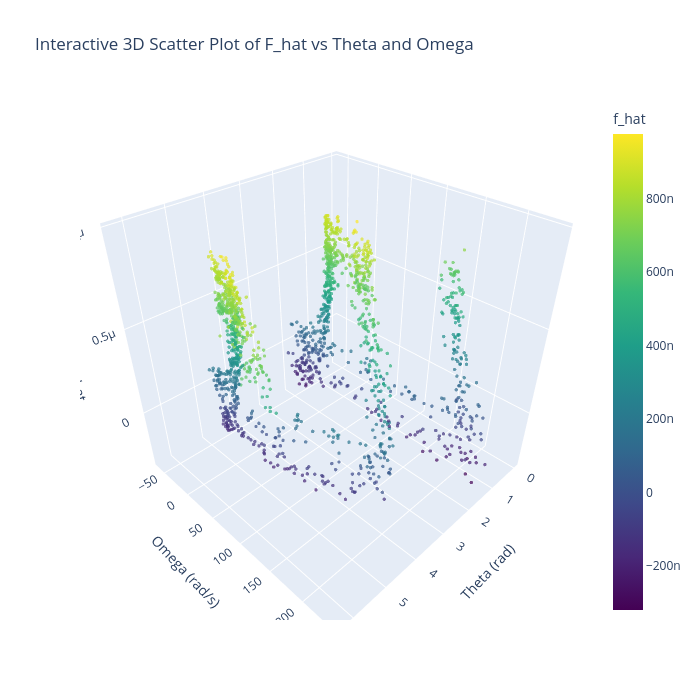

Notebook cell for this chart:
### Code cell
# Interactive 3D scatter plot
%pip install plotly -q
import plotly.express as px
import pandas as pd

# Create a DataFrame for Plotly
df_plot = pd.DataFrame({
    'theta': theta,
    'omega': omega,
    'f_hat': F_hat
})

# Clean NaNs for plotting, just in case
df_plot_clean = df_plot.dropna()

fig = px.scatter_3d(
    df_plot_clean,
    x='theta',
    y='omega',
    z='f_hat',
    color='f_hat',
    color_continuous_scale='Viridis',
    opacity=0.7,
    title='Interactive 3D Scatter Plot of F_hat vs Theta and Omega',
)
fig.update_layout(scene=dict(
    xaxis_title='Theta (rad)',
    yaxis_title='Omega (rad/s)',
    zaxis_title='F_hat'
))


# Set the size to be a 700x700 square
fig.update_layout(
    width=700,
    height=700,
    scene=dict(
        xaxis_title='Theta (rad)',
        yaxis_title='Omega (rad/s)',
        zaxis_title='F_hat'
    )
)
# Set the marker size here (e.g., 2). You can change this value.
fig.update_traces(marker_size=2)

fig.show()

### Figure 1 — Plotly figure (JSON) as saved in the notebook; plotly's stock layout.template omitted (floating-point values rounded to 4 significant figures; data arrays with more than 128 entries replaced by an {"elided": "..."} marker saying what was removed)
{"data": [{"hovertemplate": "theta=%{x}<br>omega=%{y}<br>f_hat=%{marker.color}<extra></extra>", "legendgroup": "", "marker": {"color": {"elided": "1670 float values"}, "coloraxis": "coloraxis", "opacity": 0.7, "size": 2, "symbol": "circle"}, "mode": "markers", "name": "", "scene": "scene", "showlegend": false, "type": "scatter3d", "x": {"elided": "1670 float values"}, "y": {"elided": "1670 float values"}, "z": {"elided": "1670 float values"}}], "layout": {"coloraxis": {"colorbar": {"title": {"text": "f_hat"}}, "colorscale": [[0, "#440154"], [0.1111, "#482878"], [0.2222, "#3e4989"], [0.3333, "#31688e"], [0.4444, "#26828e"], [0.5556, "#1f9e89"], [0.6667, "#35b779"], [0.7778, "#6ece58"], [0.8889, "#b5de2b"], [1, "#fde725"]]}, "height": 700, "legend": {"tracegroupgap": 0}, "scene": {"domain": {"x": [0, 1], "y": [0, 1]}, "xaxis": {"title": {"text": "Theta (rad)"}}, "yaxis": {"title": {"text": "Omega (rad/s)"}}, "zaxis": {"title": {"text": "F_hat"}}}, "title": {"text": "Interactive 3D Scatter Plot of F_hat vs Theta and Omega"}, "width": 700}}
